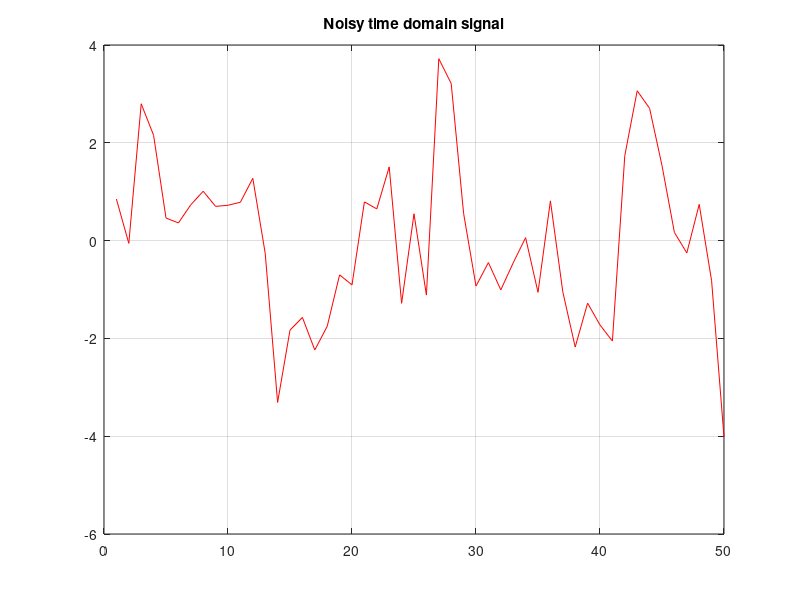
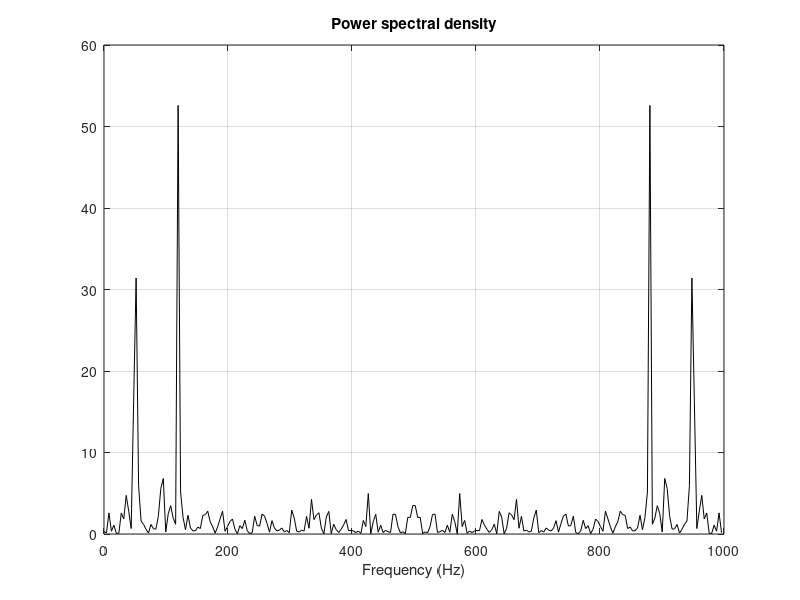
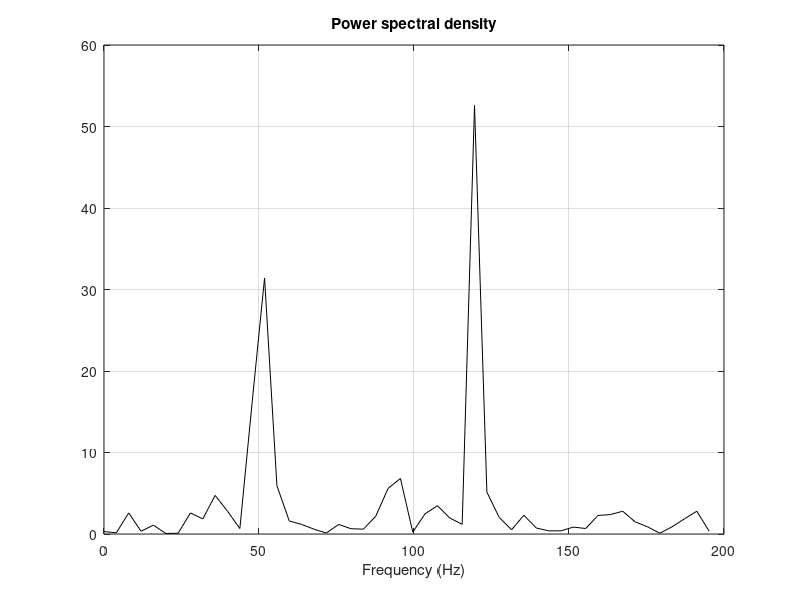

MATLAB code to generate these figures, in order:
%BT1
t=0:0.001:0.25;   x=sin(2*pi*50*t)+sin(2*pi*120*t);
N=length(t);
y=x+1*randn(size(t));
figure(1);
plot(y(1:50),'red'); title('Noisy time domain signal');
grid on

%Tinh PSD va ve 126 diem dau, phan con lai doi xung:
Y=fft(y); Pyy=Y.*conj(Y)/N;
f=1000/N*(0:N-1);
figure(2);
plot(f,Pyy,'black');
title('Power spectral density');    xlabel('Frequency (Hz)');
grid on

%Ve trong khoang nho hon 200Hz:
figure(3);
plot(f(1:50),Pyy(1:50),'black');
title('Power spectral density');    xlabel('Frequency (Hz)');
grid on

%tim tan so cac song trong pho
[pow,pos]=sort(Pyy); %xep tu nho den lon: gia tri pho va index
m=4;                 %song co 2 tan so, moi tan so cho 2 dinh pho
K=length(Pyy);
h=pos(K-m+1:K);       %cho so chi dinh pho
X=abs(pow(h));       %gia tri dinh pho
F=fft(h);             %tan so dinh pho

XEM=[f(h)' Pyy(h)']     %f la tan so, Pyy la bien do tuong ung
